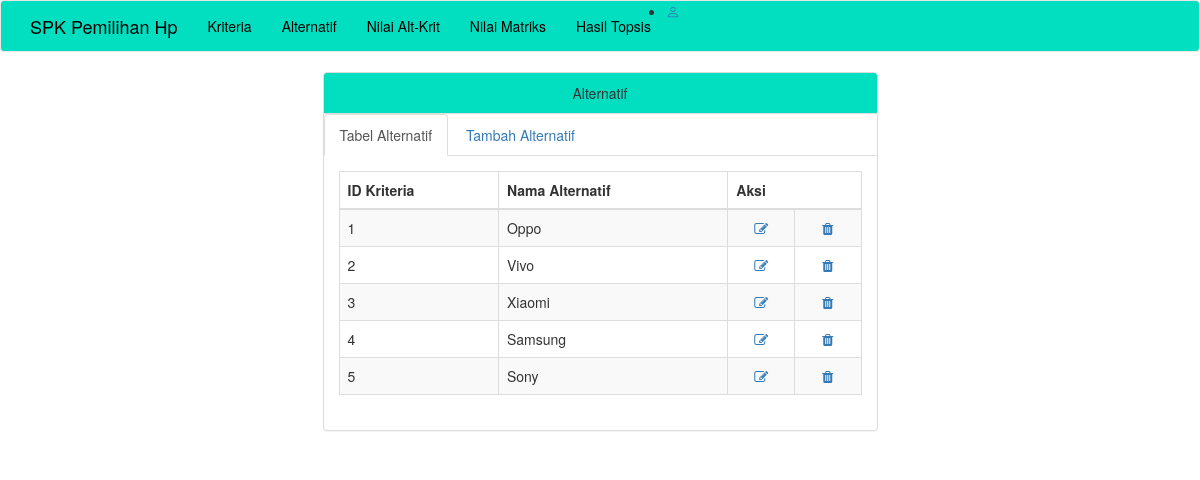
The page /alternatif.php on the database its author committed.
### tables this page shows
CREATE TABLE `tab_alternatif` (
  `id_alternatif` varchar(10) NOT NULL,
  `nama_alternatif` varchar(50) NOT NULL
);

### alternatif.php (the view, shortened to what this page needs)
<?php
include ("koneksi.php");
 ?>
<!DOCTYPE html>
<html>
  <head>
 <link
      rel="stylesheet"
      href="https://cdn.jsdelivr.net/npm/bootstrap-icons@1.6.1/font/bootstrap-icons.css"
    />
    <link href="tampilan/css/bootstrap.min.css" rel="stylesheet">
    <link href="tampilan/font-awesome/css/font-awesome.min.css" rel="stylesheet" type="text/css">
  </head>
  <body>
    <nav class="navbar navbar-default navbar-custom" style="background-color: #02dfc0;">
      <div class="container">
        <div class="navbar-header">
          <a class="navbar-brand" href="home.php" style="color: black;">SPK Pemilihan Hp</a>
        </div>
        <div class="collapse navbar-collapse">
          <ul class="nav navbar-nav ">
            <li>
              <a href="kriteria.php" style="color: black;">Kriteria</a>
            </li>
            <li>
              <a href="alternatif.php" style="color: black;">Alternatif</a>
            </li>
            <li>
              <a href="poin.php" style="color: black;">Nilai Alt-Krit</a>
            </li>
            <li>
              <a href="nilmat.php" style="color: black;">Nilai Matriks</a>
            </li>
            <li>
              <a href="hastop.php" style="color: black;">Hasil Topsis</a>
            </li>
          </ul>
          <ul class="right-icon">
									<li><a href="profile_user.php" class="bi bi-person right"></a></li>
								</ul>
        </div>
      </div>
    </nav>
    <div class="container">
      <div class="row">
        <div class="col-lg-6 col-lg-offset-3">
            <div class="panel panel-default">
                <div class="panel-heading text-center" style="background-color: #02dfc0;">
                    Alternatif
                </div>
                <ul class="nav nav-tabs">
                    <li class="active">
                      <a href="alternatif.php" data-toggle="tab">Tabel Alternatif</a>
                    </li>
                    <li>
                      <a href="alternatiftambah.php" data-toggle="tab">Tambah Alternatif</a>
                    </li>
                </ul>
                <div class="panel-body">
                    <div class="tab-content">
                      <div class="">
                        <table class="table table-striped table-bordered table-hover">
                          <thead >
                            <tr>
                              <th>ID Kriteria</th>
                              <th>Nama Alternatif</th>
                              <th colspan="2">Aksi</th>
                            </tr>
                          </thead>
                          <tbody>
                            <?php
                            $sql = $koneksi->query('SELECT * FROM tab_alternatif');
                            while ($row = $sql->fetch_array()) {
                            ?>
                            <tr>
                              <td><?php echo $row[0] ?></td>
                              <td><?php echo $row[1] ?></td>
                              <td align="center"><a href="editalternatif.php?id_alternatif=<?php echo $row['id_alternatif'] ?>"><i class="fa fa-edit fa-fw"></i> </td>
                              <td align="center"><a href="hapusalternatif.php?id_alternatif=<?php echo $row['id_alternatif'] ?>"><i class="fa fa-trash fa-fw"></i> </td>
                            </tr>
                            <?php } ?>
                          </tbody>
                        </table>
                      </div>
                    </div>
                </div>
            </div>
        </div>
      </div>
    </div>
    <footer class="text-center">
      <div class="footer-below">
        <div class="container">
          <div class="row">
            <div class="col-lg-12">
            </div>
          </div>
        </div>
      </div>
    </footer>
  </body>
</html>

### rows shown on the page
tab_alternatif: id_alternatif "1", nama_alternatif "Oppo"
tab_alternatif: id_alternatif "2", nama_alternatif "Vivo"
tab_alternatif: id_alternatif "3", nama_alternatif "Xiaomi"
tab_alternatif: id_alternatif "4", nama_alternatif "Samsung"
tab_alternatif: id_alternatif "5", nama_alternatif "Sony"
